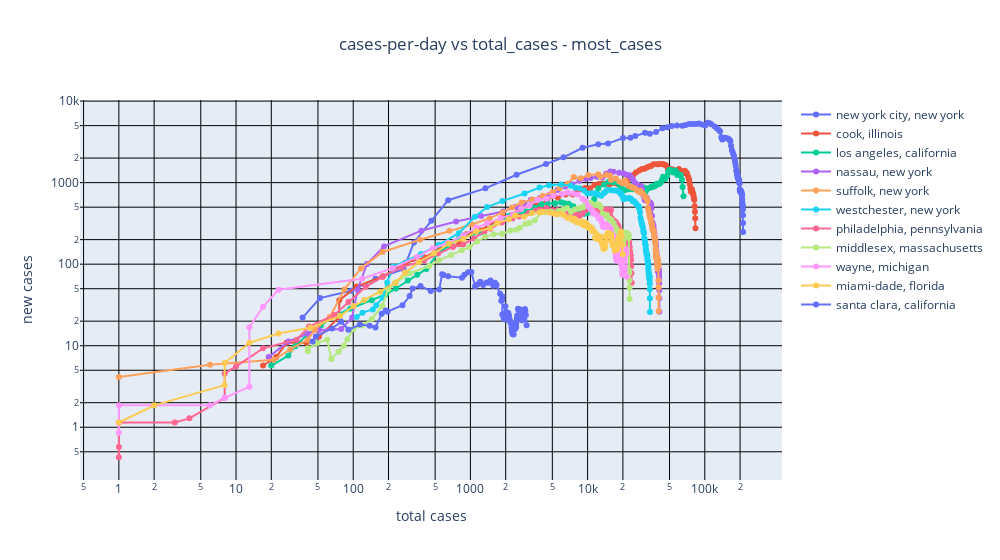

Notebook code for this chart:
### Code cell
#
# plot new cases vs total cases
# this plot supposedly highlights when a population drops off the curve
GRAPH_TITLE=f"cases-per-day vs total_cases - {COUNTY_CRITERIA}"
graph_list=[]
for county,state in cs_list:
    indices=(nytplot_df.county==county) & (nytplot_df.state==state)
    tmp_df = nytplot_df[indices]
    graph_list.append(go.Scatter(name=f"{county}, {state}",
                               x=tmp_df['cases'],
                               y=cvd.avg_over_daynum(tmp_df, county,state,'dcases',7),
                               mode='lines+markers'
                               ))
x_axis=dict(
    showgrid=True,
    title='total cases')
y_axis=dict(
    showgrid=True,
    title='new cases')
layout=go.Layout(
    title={
        'text':GRAPH_TITLE,
        'x':0.5  # center
    },
    xaxis=x_axis,
    xaxis_type="log",
    yaxis=y_axis,
    yaxis_type="log",
    width=1000,
    showlegend=True
)
fig = go.Figure( data=graph_list, layout=layout)
fig.update_yaxes(gridcolor='black')
fig.update_xaxes(gridcolor='black')
fig.show()
